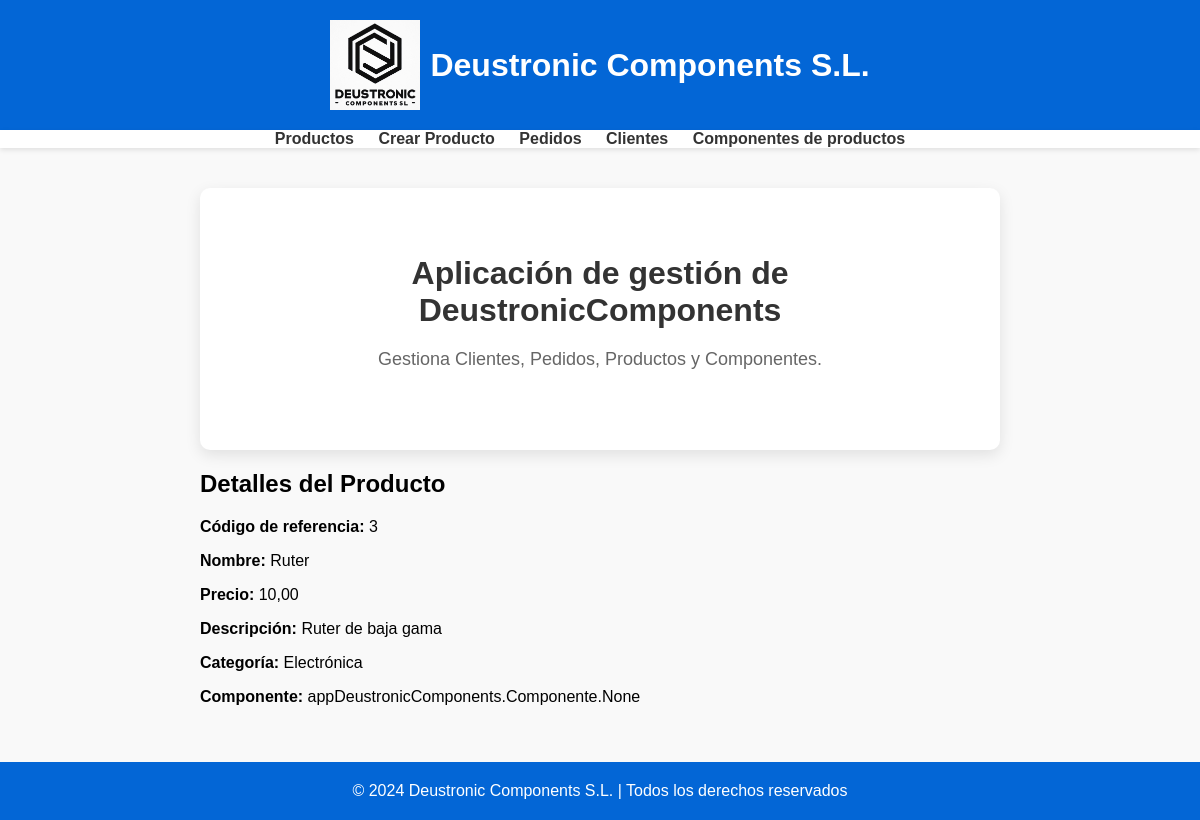
/appDeustronicComponents/producto/3/, run on the app's committed database.
### appDeustronicComponents/models.py (models this page shows, shortened)
class Producto(models.Model):
    cod_ref_prod = models.CharField(max_length=100, primary_key=True)
    precio = models.DecimalField(max_digits=10, decimal_places=2)
    nombre = models.CharField(max_length=100)
    descripcion = models.TextField()
    categoria = models.CharField(max_length=100)
    componente = models.ManyToManyField(Componente)
    created = models.DateTimeField(auto_now_add=True)
    updated = models.DateTimeField(auto_now=True)
    class Meta:
        verbose_name_plural = "productos"
        verbose_name = "producto"
        ordering = ["-created"]

### appDeustronicComponents/views.py (the view)
# urls.py: path('producto/<int:pk>/', ProductoDetailView.as_view(), name='detalle_producto'),
class ProductoDetailView(DetailView):
    model = Producto
    template_name = 'appDeustronicComponents/producto_detail.html'
    context_object_name = 'producto'

### templates/appDeustronicComponents/producto_detail.html (shortened to what this page needs)
{% extends 'base.html' %}
{% block contenido %}
<h2>Detalles del Producto</h2>
<p><strong>Código de referencia:</strong> {{ producto.cod_ref_prod }}</p>
<p><strong>Nombre:</strong> {{ producto.nombre }}</p>
<p><strong>Precio:</strong> {{ producto.precio }}</p>
<p><strong>Descripción:</strong> {{ producto.descripcion }}</p>
<p><strong>Categoría:</strong> {{ producto.categoria }}</p>
<p><strong>Componente:</strong> {{ producto.componente }}</p>
{% endblock %}

### static/css/style.css (style rules this page uses)
body { font-family: Arial, sans-serif; margin: 0; padding: 0; background-color: #f9f9f9; }

### data on the page
Producto: cod_ref_prod "3", nombre "Ruter", precio "10,00", descripcion "Ruter de baja gama", categoria "Electrónica", componente "appDeustronicComponents.Componente.None"
